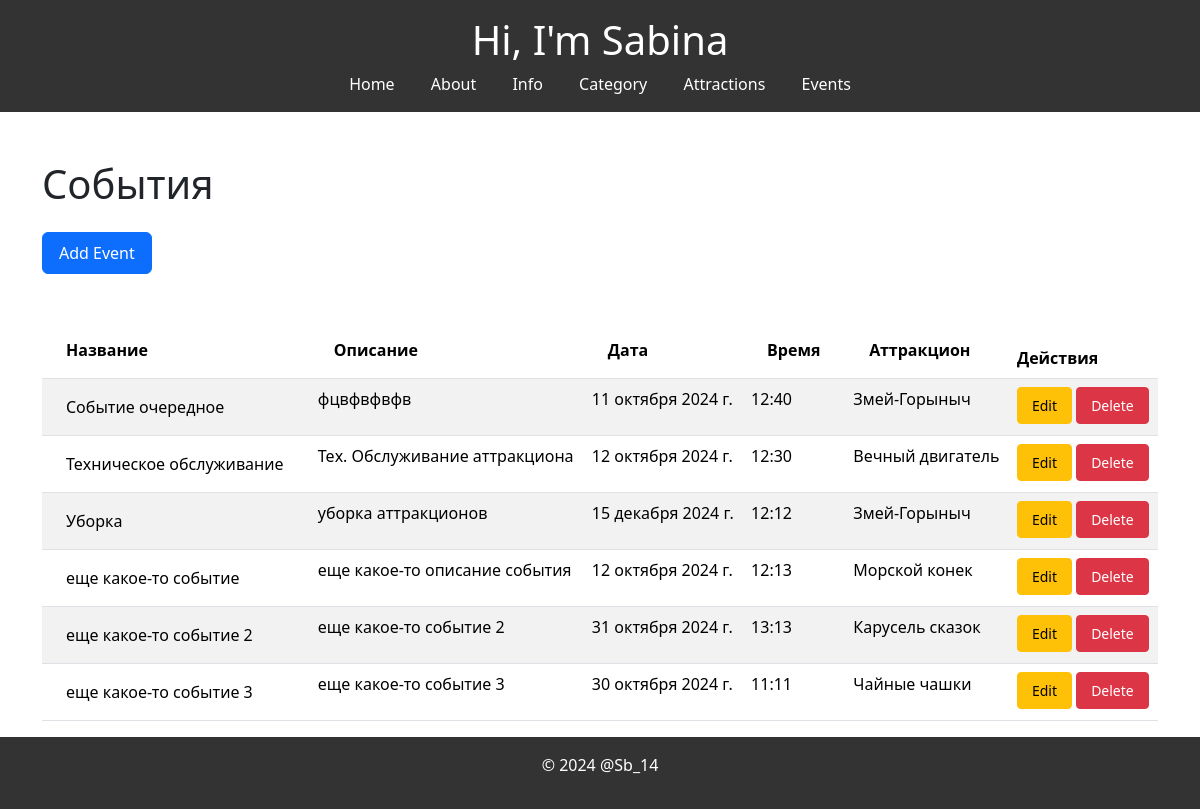
Screenshot of /events/ with the database file from the repository.
### myapp/models.py (models this page shows, shortened)
class Event(models.Model):
    name = models.CharField(max_length=100, verbose_name='Название')
    description = models.TextField(verbose_name='Описание')
    date = models.DateField(verbose_name='Дата')
    time = models.TimeField(verbose_name='Время')
    attraction = models.ForeignKey(Attraction, on_delete=models.CASCADE, verbose_name='Достопримечательность')
    created_at = models.DateTimeField(auto_now_add=True, verbose_name='Дата создания')
    is_active = models.BooleanField(default=True, verbose_name='Активно')
    class Meta:
        verbose_name = 'Событие'
        verbose_name_plural = 'События'

class Attraction(models.Model):
    name = models.CharField(max_length=100, verbose_name='Название')
    description = models.TextField(verbose_name='Описание')
    price = models.DecimalField(max_digits=10, decimal_places=2, verbose_name='Цена')
    category = models.ForeignKey(Category, on_delete=models.CASCADE, verbose_name='Категория')
    created_at = models.DateTimeField(auto_now_add=True, verbose_name='Дата создания')
    photo = models.ImageField(upload_to='attractions/', null=True, blank=True, verbose_name='Фото')
    class Meta:
        verbose_name = 'Аттракцион'
        verbose_name_plural = 'Аттракционы'

### myapp/views.py (the view)
# urls.py: path('events/', views.event_list, name='event_list'),
def event_list(request):
    sort_by = request.GET.get('sort_by', 'name')
    if sort_by not in ['name', 'description', 'date', 'time', 'attraction']:
        sort_by = 'name'
    events = Event.objects.filter(is_active=True).order_by(sort_by)
    form = EventForm()
    return render(request, 'myapp/event_list.html', {'events': events, 'form': form, 'sort_by': sort_by})

### myapp/templates/myapp/event_list.html (shortened to what this page needs)
{% extends 'myapp/layout.html' %}
{% load static %}
{% block body %}
{% include 'myapp/header.html' %}
<div class="container mt-5">
    <h1 class="mb-4">События</h1>
    <a href="{% url 'add_event' %}" class="btn btn-primary mb-4">Add Event</a>
    <table class="table table-striped mt-4">
        <thead>
            <tr>
                <th><a href="?sort_by=name" style="color: black; text-decoration: none;">Название</a></th>
                <th><a href="?sort_by=description" style="color: black; text-decoration: none;">Описание</a></th>
                <th><a href="?sort_by=date" style="color: black; text-decoration: none;">Дата</a></th>
                <th><a href="?sort_by=time" style="color: black; text-decoration: none;">Время</a></th>
                <th><a href="?sort_by=attraction" style="color: black; text-decoration: none;">Аттракцион</a></th>
                <th>Действия</th>
            </tr>
        </thead>
        <tbody>
            {% for event in events %}
            <tr>
                <td><a href="{% url 'event_detail' event.pk %}" class="text-black">{{ event.name }}</a></td>
                <td>{{ event.description }}</td>
                <td>{{ event.date }}</td>
                <td>{{ event.time }}</td>
                <td>{{ event.attraction.name }}</td>
                <td>
                    <a href="{% url 'edit_event' event.pk %}" class="btn btn-warning btn-sm mr-2">Edit</a>
                    <a href="{% url 'delete_event' event.pk %}" class="btn btn-danger btn-sm">Delete</a>
                </td>
            </tr>
            {% endfor %}
        </tbody>
    </table>
</div>
{% endblock %}

### myapp/static/myapp/css/styles.css (style rules this page uses)
html, body { height: 100%; margin: 0; padding: 0; font-family: Arial, sans-serif; background-color: #f4f4f4; }
body { display: flex; flex-direction: column; min-height: 100vh; }
.container { flex-direction: column; margin-top: 20px; }
.container a { display: inline-block; width: auto; padding: 0.5em 1em; text-align: center; white-space: nowrap; }
.text-black { color: black; text-decoration: none; }

### rows the page displays
Event: name "Событие очередное", description "фцвфвфвфв", date "11 октября 2024 г.", time "12:40", attraction.name "Змей-Горыныч"
Event: name "Техническое обслуживание", description "Тех. Обслуживание аттракциона", date "12 октября 2024 г.", time "12:30", attraction.name "Вечный двигатель"
Event: name "Уборка", description "уборка аттракционов", date "15 декабря 2024 г.", time "12:12", attraction.name "Змей-Горыныч"
Event: name "еще какое-то событие", description "еще какое-то описание события", date "12 октября 2024 г.", time "12:13", attraction.name "Морской конек"
Event: name "еще какое-то событие 2", description "еще какое-то событие 2", date "31 октября 2024 г.", time "13:13", attraction.name "Карусель сказок"
Event: name "еще какое-то событие 3", description "еще какое-то событие 3", date "30 октября 2024 г.", time "11:11", attraction.name "Чайные чашки"
